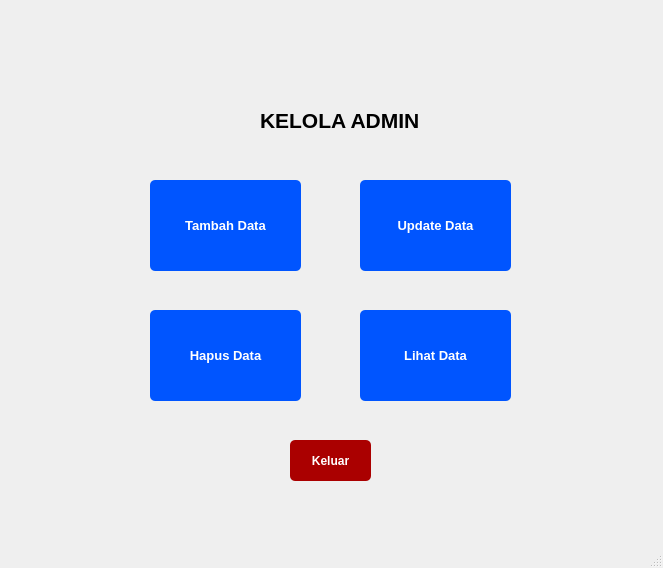
<?xml version="1.0" encoding="UTF-8"?>
<ui version="4.0">
 <class>MainWindow</class>
 <widget class="QMainWindow" name="MainWindow">
  <property name="geometry">
   <rect>
    <x>0</x>
    <y>0</y>
    <width>663</width>
    <height>568</height>
   </rect>
  </property>
  <property name="windowTitle">
   <string>MainWindow</string>
  </property>
  <widget class="QWidget" name="centralwidget">
   <widget class="QPushButton" name="pushButton_5">
    <property name="geometry">
     <rect>
      <x>360</x>
      <y>310</y>
      <width>151</width>
      <height>91</height>
     </rect>
    </property>
    <property name="font">
     <font>
      <pointsize>10</pointsize>
      <weight>75</weight>
      <bold>true</bold>
     </font>
    </property>
    <property name="styleSheet">
     <string notr="true">QPushButton {
    background-color: rgb(0, 85, 255);
    color: white;
    border-radius: 5px;   
    padding: 6px;           
}</string>
    </property>
    <property name="text">
     <string>Lihat Data</string>
    </property>
   </widget>
   <widget class="QPushButton" name="pushButton_4">
    <property name="geometry">
     <rect>
      <x>150</x>
      <y>310</y>
      <width>151</width>
      <height>91</height>
     </rect>
    </property>
    <property name="font">
     <font>
      <pointsize>10</pointsize>
      <weight>75</weight>
      <bold>true</bold>
     </font>
    </property>
    <property name="styleSheet">
     <string notr="true">QPushButton {
    background-color: rgb(0, 85, 255);
    color: white;
    border-radius: 5px;   
    padding: 6px;           
}</string>
    </property>
    <property name="text">
     <string>Hapus Data</string>
    </property>
   </widget>
   <widget class="QPushButton" name="pushButton_2">
    <property name="geometry">
     <rect>
      <x>150</x>
      <y>180</y>
      <width>151</width>
      <height>91</height>
     </rect>
    </property>
    <property name="font">
     <font>
      <pointsize>10</pointsize>
      <weight>75</weight>
      <bold>true</bold>
     </font>
    </property>
    <property name="styleSheet">
     <string notr="true">QPushButton {
    background-color: rgb(0, 85, 255);
    color: white;
    border-radius: 5px;   
    padding: 6px;           
}</string>
    </property>
    <property name="text">
     <string>Tambah Data</string>
    </property>
   </widget>
   <widget class="QLabel" name="label">
    <property name="geometry">
     <rect>
      <x>260</x>
      <y>100</y>
      <width>201</width>
      <height>41</height>
     </rect>
    </property>
    <property name="font">
     <font>
      <pointsize>16</pointsize>
      <weight>75</weight>
      <bold>true</bold>
     </font>
    </property>
    <property name="text">
     <string>KELOLA ADMIN</string>
    </property>
   </widget>
   <widget class="QPushButton" name="pushButton_3">
    <property name="geometry">
     <rect>
      <x>360</x>
      <y>180</y>
      <width>151</width>
      <height>91</height>
     </rect>
    </property>
    <property name="font">
     <font>
      <pointsize>10</pointsize>
      <weight>75</weight>
      <bold>true</bold>
     </font>
    </property>
    <property name="styleSheet">
     <string notr="true">QPushButton {
    background-color: rgb(0, 85, 255);
    color: white;
    border-radius: 5px;   
    padding: 6px;           
}</string>
    </property>
    <property name="text">
     <string>Update Data</string>
    </property>
   </widget>
   <widget class="QPushButton" name="pushButton_6">
    <property name="geometry">
     <rect>
      <x>290</x>
      <y>440</y>
      <width>81</width>
      <height>41</height>
     </rect>
    </property>
    <property name="font">
     <font>
      <pointsize>9</pointsize>
      <weight>75</weight>
      <bold>true</bold>
     </font>
    </property>
    <property name="styleSheet">
     <string notr="true">QPushButton {
    background-color: rgb(170, 0, 0);
    color: white;
    border-radius: 5px;   
    padding: 6px;           
}</string>
    </property>
    <property name="text">
     <string>Keluar</string>
    </property>
   </widget>
  </widget>
  <widget class="QMenuBar" name="menubar">
   <property name="geometry">
    <rect>
     <x>0</x>
     <y>0</y>
     <width>663</width>
     <height>21</height>
    </rect>
   </property>
  </widget>
  <widget class="QStatusBar" name="statusbar"/>
 </widget>
 <resources/>
 <connections/>
</ui>
